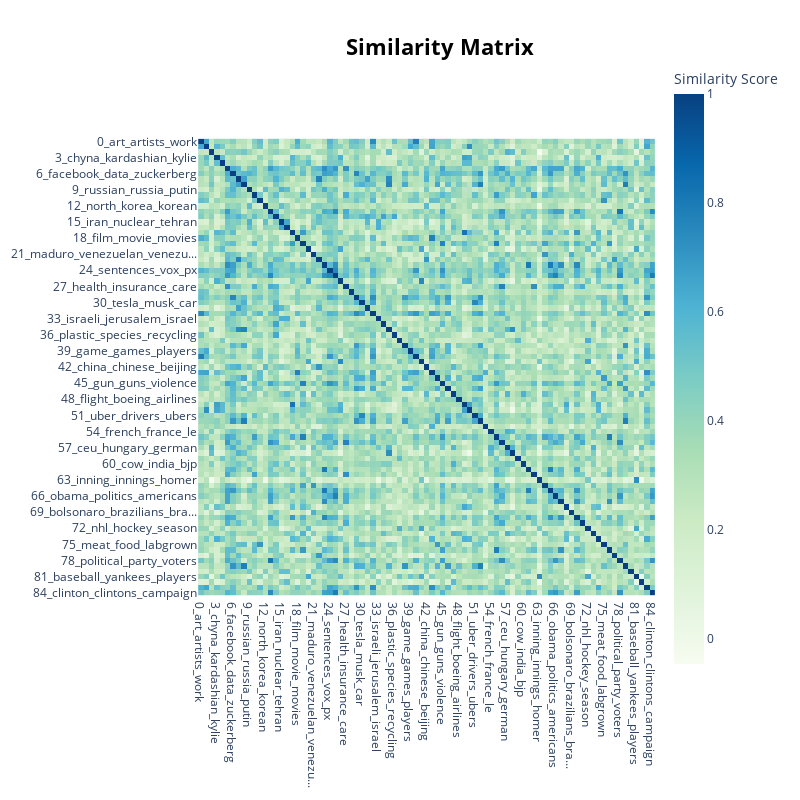

Notebook cell for this chart:
### Code cell
topic_model.visualize_heatmap()

### Figure 1 — Plotly figure (JSON) as saved in the notebook; plotly's stock layout.template omitted (floating-point values rounded to 4 significant figures; data arrays with more than 128 entries replaced by an {"elided": "..."} marker saying what was removed)
{"data": [{"coloraxis": "coloraxis", "hovertemplate": "x: %{x}<br>y: %{y}<br>Similarity Score: %{z}<extra></extra>", "name": "0", "type": "heatmap", "x": ["0_art_artists_work", "1_music_album_band", "2_brexit_eu_britain", "3_chyna_kardashian_kylie", "4_fight_ufc_boxing", "5_immigration_daca_border", "6_facebook_data_zuckerberg", "7_trade_fed_index", "8_hmit_company_shares", "9_russian_russia_putin", "10_drug_opioid_marijuana", "11_food_pizza_breakfast", "12_north_korea_korean", "13_republican_democrats_trump", "14_climate_coal_water", "15_iran_nuclear_tehran", "16_syria_syrian_forces", "17_sexual_kelly_charges", "18_film_movie_movies", "19_police_officers_shooting", "20_nfl_football_bowl", "21_maduro_venezuelan_venezu...", "22_tariffs_trade_china", "23_mueller_investigation_fbi", "24_sentences_vox_px", "25_trump_trumps_media", "26_lebron_lavar_lakers", "27_health_insurance_care", "28_moon_enters_mercury", "29_twitter_snapchat_facebook", "30_tesla_musk_car", "31_oil_crude_opec", "32_menu_expandable_indicates", "33_israeli_jerusalem_israel", "34_hurricane_fire_storm", "35_bank_banks_deutsche", "36_plastic_species_recycling", "37_cup_gibb_marathon", "38_netflix_expandable_navig...", "39_game_games_players", "40_book_books_cinderella", "41_nba_basketball_game", "42_china_chinese_beijing", "43_season_episode_buffy", "44_amazon_flywheel_delivery", "45_gun_guns_violence", "46_apple_iphone_apples", "47_rohingya_ullah_buddhist", "48_flight_boeing_airlines", "49_tyga_tmz_depp", "50_kanye_lemon_kanyes", "51_uber_drivers_ubers", "52_ceo_company_tinder", "53_thrones_game_season", "54_french_france_le", "55_prison_inmates_crime", "56_tax_budget_taxes", "57_ceu_hungary_german", "58_gmt_italy_euro", "59_athletes_olympic_nassar", "60_cow_india_bjp", "61_manafort_gates_manaforts", "62_maternal_health_abortion", "63_inning_innings_homer", "64_chapo_mexico_mexican", "65_cohen_trump_campaign", "66_obama_politics_americans", "67_kavanaugh_court_supreme", "68_died_zsa_death", "69_bolsonaro_brazilians_bra...", "70_kavanaugh_sexual_ford", "71_teachers_workers_unions", "72_nhl_hockey_season", "73_daphne_daphnes_police", "74_roseanne_kareem_show", "75_meat_food_labgrown", "76_parhamovich_court_gun", "77_nafta_canada_trade", "78_political_party_voters", "79_google_tim_cci", "80_saudi_prince_arabia", "81_baseball_yankees_players", "82_erdogan_turkish_turkey", "83_yeah_ks_think", "84_clinton_clintons_campaign"], "xaxis": "x", "y": ["0_art_artists_work", "1_music_album_band", "2_brexit_eu_britain", "3_chyna_kardashian_kylie", "4_fight_ufc_boxing", "5_immigration_daca_border", "6_facebook_data_zuckerberg", "7_trade_fed_index", "8_hmit_company_shares", "9_russian_russia_putin", "10_drug_opioid_marijuana", "11_food_pizza_breakfast", "12_north_korea_korean", "13_republican_democrats_trump", "14_climate_coal_water", "15_iran_nuclear_tehran", "16_syria_syrian_forces", "17_sexual_kelly_charges", "18_film_movie_movies", "19_police_officers_shooting", "20_nfl_football_bowl", "21_maduro_venezuelan_venezu...", "22_tariffs_trade_china", "23_mueller_investigation_fbi", "24_sentences_vox_px", "25_trump_trumps_media", "26_lebron_lavar_lakers", "27_health_insurance_care", "28_moon_enters_mercury", "29_twitter_snapchat_facebook", "30_tesla_musk_car", "31_oil_crude_opec", "32_menu_expandable_indicates", "33_israeli_jerusalem_israel", "34_hurricane_fire_storm", "35_bank_banks_deutsche", "36_plastic_species_recycling", "37_cup_gibb_marathon", "38_netflix_expandable_navig...", "39_game_games_players", "40_book_books_cinderella", "41_nba_basketball_game", "42_china_chinese_beijing", "43_season_episode_buffy", "44_amazon_flywheel_delivery", "45_gun_guns_violence", "46_apple_iphone_apples", "47_rohingya_ullah_buddhist", "48_flight_boeing_airlines", "49_tyga_tmz_depp", "50_kanye_lemon_kanyes", "51_uber_drivers_ubers", "52_ceo_company_tinder", "53_thrones_game_season", "54_french_france_le", "55_prison_inmates_crime", "56_tax_budget_taxes", "57_ceu_hungary_german", "58_gmt_italy_euro", "59_athletes_olympic_nassar", "60_cow_india_bjp", "61_manafort_gates_manaforts", "62_maternal_health_abortion", "63_inning_innings_homer", "64_chapo_mexico_mexican", "65_cohen_trump_campaign", "66_obama_politics_americans", "67_kavanaugh_court_supreme", "68_died_zsa_death", "69_bolsonaro_brazilians_bra...", "70_kavanaugh_sexual_ford", "71_teachers_workers_unions", "72_nhl_hockey_season", "73_daphne_daphnes_police", "74_roseanne_kareem_show", "75_meat_food_labgrown", "76_parhamovich_court_gun", "77_nafta_canada_trade", "78_political_party_voters", "79_google_tim_cci", "80_saudi_prince_arabia", "81_baseball_yankees_players", "82_erdogan_turkish_turkey", "83_yeah_ks_think", "84_clinton_clintons_campaign"], "yaxis": "y", "z": {"elided": "85x85 float values"}}], "layout": {"coloraxis": {"colorbar": {"title": {"text": "Similarity Score"}}, "colorscale": [[0, "rgb(247,252,240)"], [0.125, "rgb(224,243,219)"], [0.25, "rgb(204,235,197)"], [0.375, "rgb(168,221,181)"], [0.5, "rgb(123,204,196)"], [0.625, "rgb(78,179,211)"], [0.75, "rgb(43,140,190)"], [0.875, "rgb(8,104,172)"], [1, "rgb(8,64,129)"]]}, "height": 800, "hoverlabel": {"bgcolor": "white", "font": {"family": "Rockwell", "size": 16}}, "legend": {"title": {"text": "Trend"}}, "margin": {"t": 60}, "showlegend": true, "title": {"font": {"color": "Black", "size": 22}, "text": "<b>Similarity Matrix</b>", "x": 0.55, "xanchor": "center", "y": 0.95, "yanchor": "top"}, "width": 800, "xaxis": {"anchor": "y", "constrain": "domain", "domain": [0, 1], "scaleanchor": "y"}, "yaxis": {"anchor": "x", "autorange": "reversed", "constrain": "domain", "domain": [0, 1]}}}
